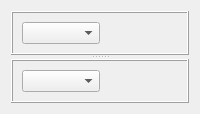
      <widget class="QWidget" name="plotTab">
       <attribute name="title">
        <string>Plot Results</string>
       </attribute>
       <layout class="QVBoxLayout" name="verticalLayout_3">
        <item>
         <widget class="QSplitter" name="splitter_2">
          <property name="orientation">
           <enum>Qt::Vertical</enum>
          </property>
          <widget class="QFrame" name="frame_8">
           <property name="frameShape">
            <enum>QFrame::Box</enum>
           </property>
           <property name="frameShadow">
            <enum>QFrame::Raised</enum>
           </property>
           <layout class="QVBoxLayout" name="topAllPlotLayout">
            <item>
             <layout class="QHBoxLayout" name="horizontalLayout_85">
              <item>
               <widget class="QComboBox" name="topAllPlotComboBox">
                <property name="sizePolicy">
                 <sizepolicy hsizetype="Expanding" vsizetype="Fixed">
                  <horstretch>0</horstretch>
                  <verstretch>0</verstretch>
                 </sizepolicy>
                </property>
               </widget>
              </item>
              <item>
               <spacer name="horizontalSpacer_38">
                <property name="orientation">
                 <enum>Qt::Horizontal</enum>
                </property>
                <property name="sizeHint" stdset="0">
                 <size>
                  <width>40</width>
                  <height>20</height>
                 </size>
                </property>
               </spacer>
              </item>
             </layout>
            </item>
           </layout>
          </widget>
          <widget class="QFrame" name="frame_9">
           <property name="frameShape">
            <enum>QFrame::Box</enum>
           </property>
           <property name="frameShadow">
            <enum>QFrame::Raised</enum>
           </property>
           <layout class="QVBoxLayout" name="bottomAllPlotLayout">
            <item>
             <layout class="QHBoxLayout" name="horizontalLayout_86">
              <item>
               <widget class="QComboBox" name="bottomAllPlotComboBox">
                <property name="sizePolicy">
                 <sizepolicy hsizetype="Expanding" vsizetype="Fixed">
                  <horstretch>0</horstretch>
                  <verstretch>0</verstretch>
                 </sizepolicy>
                </property>
               </widget>
              </item>
              <item>
               <spacer name="horizontalSpacer_39">
                <property name="orientation">
                 <enum>Qt::Horizontal</enum>
                </property>
                <property name="sizeHint" stdset="0">
                 <size>
                  <width>40</width>
                  <height>20</height>
                 </size>
                </property>
               </spacer>
              </item>
             </layout>
            </item>
           </layout>
          </widget>
         </widget>
        </item>
       </layout>
      </widget>
